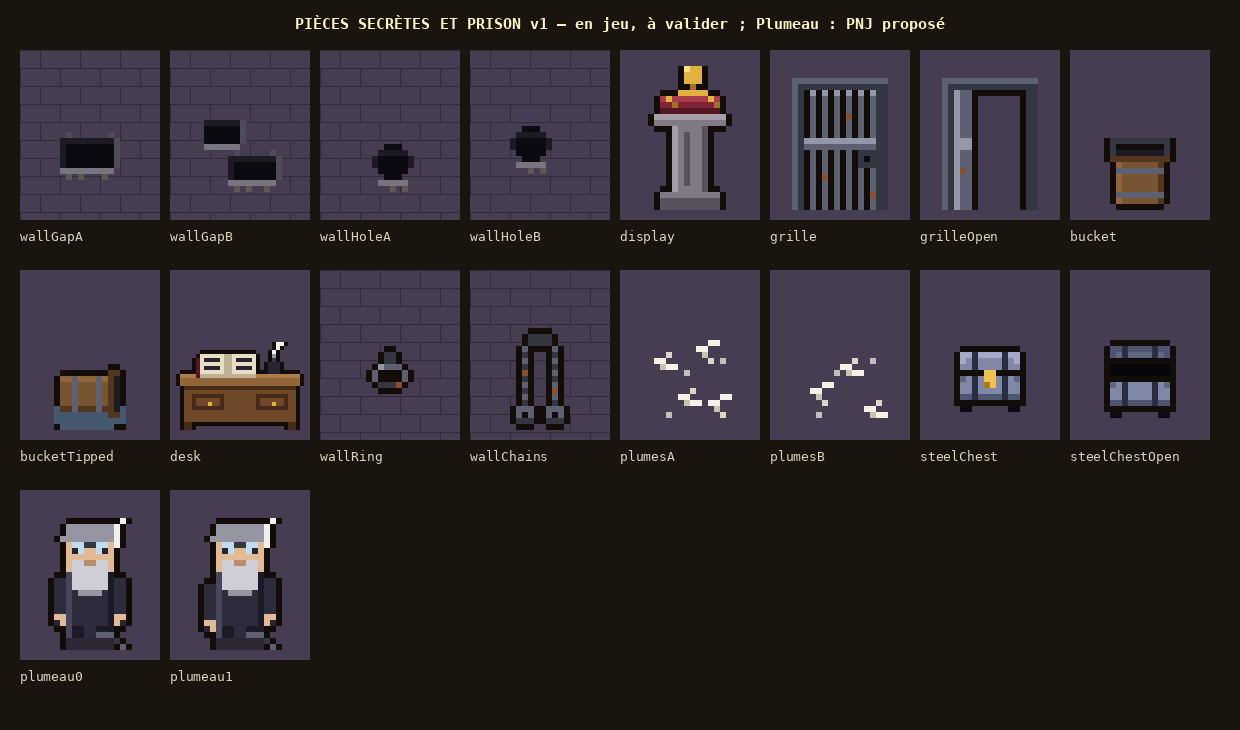

This chart was generated by the following Python code:
"""Pièces secrètes et prison v1 (Thomas, 2026-11-14). PROPOSITION, déjà en jeu (à valider sur cette planche).

PIÈCES SECRÈTES : briques manquantes et petits creux dans les murs (dans la case de mur, comme la tapisserie) ;
coffre d'acier (même forme que le coffre de bois, recoloré dans le jeu) ; présentoir (colonne de pierre, coussin de
velours, calice et pièces).
PRISON : grille d'alcôve (fermée, ouverte), seau (debout, renversé), bureau du geôlier avec son registre ouvert, anneau
au mur, chaînes au mur. Et le PNJ proposé : Plumeau, le greffier enchaîné.

  python3 art/secret_prison_v1.py          → art/secret_prison_v1.png
  python3 art/secret_prison_v1.py export   → src/render/sprites/secret.ts
"""
import os
import re
import sys

sys.path.insert(0, os.path.dirname(os.path.abspath(__file__)))
from PIL import Image, ImageDraw  # noqa: E402

from pix import font, up  # noqa: E402
from dortoir_v2 import Sprite, C  # noqa: E402
from export_jeu_v4 import write  # noqa: E402

C.update({
    "hole": (12, 10, 16, 255), "hole_m": (30, 26, 36, 255), "lip": (120, 116, 128, 255), "lip_d": (78, 74, 88, 255),
    "dust": (96, 88, 80, 255),
    "iron": (92, 96, 112, 255), "iron_d": (52, 54, 66, 255), "iron_l": (146, 152, 170, 255), "rust": (138, 78, 44, 255),
    "stone": (128, 122, 132, 255), "stone_d": (88, 82, 94, 255), "stone_l": (164, 158, 168, 255),
    "velvet": (128, 36, 52, 255), "velvet_d": (86, 22, 36, 255), "velvet_l": (168, 60, 76, 255),
    "gold": (226, 178, 64, 255), "gold_d": (160, 116, 36, 255), "gold_l": (255, 226, 130, 255),
    "oak": (110, 72, 40, 255), "oak_d": (70, 44, 24, 255), "oak_l": (146, 100, 58, 255),
    "page": (232, 222, 196, 255), "page_d": (190, 178, 150, 255), "ink": (40, 36, 52, 255), "quill": (240, 240, 236, 255),
    "water": (70, 96, 120, 200), "wood_b": (120, 84, 50, 255), "wood_bd": (82, 54, 30, 255),
    "skin": (226, 186, 150, 255), "skin_d": (186, 140, 108, 255), "beard": (206, 206, 214, 255), "beard_d": (150, 150, 162, 255),
    "robe": (46, 44, 60, 255), "robe_d": (28, 26, 38, 255), "robe_l": (72, 70, 92, 255), "glass": (190, 220, 240, 255),
})

W, H = 14, 17  # sprites de mur : posés à (1, -1) dans la case de mur, comme la tapisserie


def wall_gap(variant=0):
    """Brique manquante (agrandie, Thomas 2026-11-14 : « agrandis un peu les brèches ») : un trou rectangulaire noir,
    une lèvre de pierre claire dessous, des éclats de mortier, un peu de poussière."""
    s = Sprite(W, H)
    x, y, w, h = (2, 5, 9, 5) if variant == 0 else (5, 8, 8, 4)
    s.r(x, y, w, h, "hole").r(x, y, w, 1, "hole_m").r(x, y, 1, h, "hole_m")
    s.r(x, y + h, w, 1, "lip").r(x + w, y, 1, h, "lip_d").p(x + w - 1, y - 1, "lip_d").p(x + 1, y - 1, "lip_d")
    if variant == 1:
        # Deux briques manquantes, décalées.
        s.r(1, 2, 6, 4, "hole").r(1, 2, 6, 1, "hole_m").r(1, 6, 6, 1, "lip").r(7, 2, 1, 4, "lip_d")
    s.p(x + 1, y + h + 1, "dust").p(x + w - 2, y + h + 1, "dust").p(x + 3, y + h + 1, "dust")
    return s.done(outline=False)


def wall_hole(variant=0):
    """Petit creux (agrandi) : un trou rond et profond entre deux briques (certains laissent voir ce qu'il y a derrière)."""
    s = Sprite(W, H)
    x, y = (5, 7) if variant == 0 else (3, 4)
    s.r(x, y, 5, 4, "hole").r(x + 1, y - 1, 3, 1, "hole").r(x + 1, y + 4, 3, 1, "hole")
    s.r(x - 1, y + 1, 1, 2, "hole_m").r(x + 5, y + 1, 1, 2, "hole_m").r(x, y, 5, 1, "hole_m")
    s.r(x, y + 5, 5, 1, "lip").p(x + 2, y + 6, "dust").p(x + 4, y + 6, "dust")
    return s.done(outline=False)


def display():
    """Présentoir : colonne de pierre cannelée, plateau, coussin de velours, un calice d'or et quelques pièces."""
    s = Sprite(14, 24)
    s.r(2, 21, 10, 3, "stone_d").r(2, 21, 10, 1, "stone")           # socle
    s.r(4, 10, 6, 11, "stone").r(4, 10, 1, 11, "stone_l").r(9, 10, 1, 11, "stone_d")
    s.r(6, 11, 1, 9, "stone_d")                                      # cannelure
    s.r(1, 8, 12, 2, "stone_l").r(1, 9, 12, 1, "stone")              # plateau
    s.r(2, 5, 10, 3, "velvet").r(2, 5, 10, 1, "velvet_l").r(2, 7, 10, 1, "velvet_d")
    # Le calice.
    s.r(6, 0, 3, 3, "gold").p(6, 0, "gold_l").r(7, 3, 1, 2, "gold_d").r(5, 4, 5, 1, "gold")
    s.p(3, 5, "gold").p(4, 6, "gold_d").p(10, 5, "gold").p(11, 6, "gold_d")  # pièces
    return s.done()


def grille(opened=False):
    """Grille d'alcôve de prison (une case) : cadre de fer, six barreaux, une traverse, la serrure ; ouverte, la porte
    pivote contre le mur (on la voit par la tranche à gauche)."""
    s = Sprite(16, 22)
    s.r(0, 0, 2, 22, "iron_d").r(14, 0, 2, 22, "iron_d").r(0, 0, 16, 2, "iron_d")  # cadre
    s.r(0, 0, 1, 22, "iron").r(0, 0, 16, 1, "iron")
    if not opened:
        for x in (3, 5, 7, 9, 11, 13):
            s.r(x, 2, 1, 20, "iron").p(x, 2, "iron_l")
        s.r(2, 10, 12, 2, "iron").r(2, 10, 12, 1, "iron_l")
        s.r(11, 12, 3, 3, "iron_d").p(12, 13, "hole")                 # serrure
        s.p(5, 16, "rust").p(9, 6, "rust").p(13, 19, "rust")
    else:
        # La porte ouverte : rabattue contre le montant gauche (barreaux serrés), le passage libre.
        s.r(2, 2, 3, 20, "iron").r(2, 2, 1, 20, "iron_l").r(2, 10, 3, 2, "iron_l").p(3, 15, "rust")
    return s.done()


def bucket(tipped=False):
    """Seau de bois cerclé de fer ; renversé : couché, une flaque d'eau sale devant."""
    s = Sprite(12, 12)
    if not tipped:
        s.r(2, 3, 8, 8, "wood_b").r(2, 3, 1, 8, "oak_l").r(9, 3, 1, 8, "wood_bd")
        s.r(1, 2, 10, 2, "wood_bd").r(2, 2, 8, 1, "hole_m")              # le bord, l'intérieur sombre
        s.r(2, 5, 8, 1, "iron").r(2, 9, 8, 1, "iron")
        s.r(1, 0, 1, 3, "iron_d").r(10, 0, 1, 3, "iron_d").r(1, 0, 10, 1, "iron_d")  # l'anse
    else:
        s.r(0, 8, 12, 3, "water").r(1, 11, 9, 1, "water")
        s.r(1, 3, 8, 6, "wood_b").r(1, 3, 8, 1, "oak_l").r(1, 8, 8, 1, "wood_bd")
        s.r(9, 2, 2, 8, "wood_bd").r(10, 3, 1, 6, "hole_m")              # l'ouverture, tournée vers la droite
        s.r(3, 3, 1, 6, "iron").r(7, 3, 1, 6, "iron")
    return s.done()


def desk():
    """Bureau du geôlier (deux cases) : plateau de chêne, tiroirs, le REGISTRE ouvert, l'encrier et la plume."""
    s = Sprite(32, 22)
    s.r(1, 8, 30, 3, "oak_l").r(1, 8, 30, 1, (176, 124, 74, 255))      # plateau
    s.r(2, 11, 28, 9, "oak").r(2, 11, 28, 1, "oak_d")                   # face
    s.r(4, 13, 8, 4, "oak_d").r(5, 14, 6, 2, "oak").p(8, 15, "gold")   # tiroir gauche
    s.r(20, 13, 8, 4, "oak_d").r(21, 14, 6, 2, "oak").p(24, 15, "gold")
    s.r(2, 20, 2, 2, "oak_d").r(28, 20, 2, 2, "oak_d")                  # pieds
    # Le registre ouvert, de biais.
    s.r(6, 3, 14, 6, "page").r(12, 3, 2, 6, "page_d").r(6, 8, 14, 1, "page_d")
    for y in (4, 6):
        s.r(7, y, 4, 1, "ink").r(15, y, 4, 1, "ink")
    s.r(5, 4, 1, 5, "velvet_d")                                         # la couverture qui dépasse
    # Encrier et plume.
    s.r(23, 5, 3, 3, "ink").p(24, 4, "iron_d")
    s.p(25, 0, "quill").p(25, 1, "quill").p(26, 0, "quill").p(24, 2, "quill").p(24, 3, "beard_d")
    return s.done()


def wall_ring():
    """Anneau de fer scellé dans le mur, une agrafe et un peu de rouille."""
    s = Sprite(W, H)
    s.r(6, 4, 2, 2, "iron_d")
    s.r(5, 6, 4, 1, "iron").p(4, 7, "iron").p(9, 7, "iron").p(4, 8, "iron").p(9, 8, "iron").r(5, 9, 4, 1, "iron_d")
    s.p(5, 6, "iron_l").p(8, 9, "rust")
    return s.done()


def wall_chains():
    """Chaînes au mur : deux chaînes qui pendent d'une agrafe, des fers ouverts au bout."""
    s = Sprite(W, H)
    s.r(5, 1, 4, 2, "iron_d")
    for x in (4, 9):
        for y in range(3, 12, 2):
            s.p(x, y, "iron").p(x, y + 1, "iron_d")
        s.r(x - 1, 13, 3, 1, "iron").p(x - 1, 14, "iron").p(x + 1, 14, "iron").r(x - 1, 15, 3, 1, "iron_d")
    s.p(4, 7, "rust").p(9, 10, "rust")
    return s.done()


def plumeau(frame=0):
    """PNJ PROPOSÉ : Plumeau, le greffier enchaîné. Vieil humain maigre, longue robe noire râpée, barbe grise, lunettes
    rondes, une plume derrière l'oreille, doigts tachés d'encre, un fer à la cheville et sa chaîne."""
    s = Sprite(16, 22)
    s.r(4, 20, 8, 2, (0, 0, 0, 90))                                    # ombre
    s.r(4, 9, 8, 11, "robe").r(4, 9, 1, 11, "robe_l").r(11, 9, 1, 11, "robe_d")
    s.r(5, 18, 2, 2, "robe_d").r(9, 18, 2, 2, "robe_d")               # bas de robe déchiré
    s.r(4, 2, 8, 7, "skin").r(4, 2, 8, 2, "beard_d")                   # tête, cheveux gris
    s.r(4, 1, 8, 1, "beard_d").p(3, 3, "beard_d").p(12, 3, "beard_d")
    s.r(5, 4, 2, 2, "glass").r(9, 4, 2, 2, "glass").r(7, 4, 2, 1, "iron_d")  # lunettes rondes
    s.p(5, 5, "ink").p(10, 5, "ink")
    s.r(5, 7, 6, 5, "beard").r(6, 12, 4, 1, "beard_d").p(7, 7, "skin_d").p(8, 7, "skin_d")  # la barbe
    s.r(12, 1, 1, 4, "quill").p(13, 0, "quill")                        # la plume derrière l'oreille
    arm = 0 if frame == 0 else 1
    s.r(2, 10 + arm, 2, 6, "robe").r(12, 10, 2, 6, "robe")
    s.r(2, 16 + arm, 2, 2, "skin").p(2, 17 + arm, "ink").r(12, 16, 2, 2, "skin").p(13, 17, "ink")
    s.r(9, 19, 3, 1, "iron").p(12, 20, "iron_d").p(13, 21, "iron")      # le fer et la chaîne
    return s.done()


def feathers(variant=0):
    """Plumes au sol (Thomas, 2026-11-14 : « sur le sol de la pièce derrière, mets des plumes ») : 3 à 4 plumes
    blanches couchées, un duvet ; à plat sur la case."""
    s = Sprite(16, 16)
    spots = [(2, 4, 1), (9, 2, -1), (6, 10, 1), (11, 11, -1)] if variant == 0 else [(3, 9, -1), (8, 5, 1), (12, 12, 1)]
    for x, y, d in spots:
        for k in range(4):
            s.p(x + k, y + (k // 2) * d, (246, 242, 230, 255))
        s.p(x + 1, y + 1, (201, 194, 174, 255)).p(x + 2, y - 1 if d > 0 else y + 2, (220, 214, 198, 255))
    s.p(7, 6, (230, 226, 214, 200)).p(13, 4, (230, 226, 214, 200)).p(4, 13, (230, 226, 214, 200))
    return s.done(outline=False)


SPRITES = {
    "wallGapA": wall_gap, "wallGapB": lambda: wall_gap(1), "wallHoleA": wall_hole, "wallHoleB": lambda: wall_hole(1),
    "display": display, "grille": grille, "grilleOpen": lambda: grille(True),
    "bucket": bucket, "bucketTipped": lambda: bucket(True), "desk": desk,
    "wallRing": wall_ring, "wallChains": wall_chains,
    "plumesA": feathers, "plumesB": lambda: feathers(1),
}
PROPOSALS = {"plumeau0": plumeau, "plumeau1": lambda: plumeau(1)}


def steel_chest(open_=False):
    """Le coffre d'acier : le coffre du jeu (decor.ts) recoloré comme dans `tiles.ts`."""
    src = open(os.path.join(os.path.dirname(os.path.abspath(__file__)), "..", "src", "render", "sprites", "decor.ts")).read()
    pal = dict(re.findall(r'"(\w)": "(#[0-9a-f]{6})"', src[:src.index("export const DECOR =")]))
    pal.update({"B": "#7f88a6", "b": "#4e5570", "T": "#a4abc8", "t": "#5e6680", "S": "#2a2e40"})
    key = "chestOpen" if open_ else "chest"
    i = src.index(f"  {key}: [")
    rows = re.findall(r'"([^"]+)"', src[i:src.index("]", i)])
    im = Image.new("RGBA", (16, 16), (0, 0, 0, 0))
    for y, r in enumerate(rows):
        for x, ch in enumerate(r):
            if ch in pal:
                h = pal[ch].lstrip("#")
                im.putpixel((x, y), tuple(int(h[k:k + 2], 16) for k in (0, 2, 4)) + (255,))

    class Wrap:
        def img(self):
            return im
    return Wrap()


def wall_bg(w=120, h=140):
    """Un bout de mur de briques, pour poser les sprites de mur sur la planche."""
    bg = Image.new("RGB", (w, h), (70, 61, 82))
    d = ImageDraw.Draw(bg)
    for y in range(0, h, 18):
        d.line([(0, y), (w, y)], fill=(48, 42, 58))
        off = 0 if (y // 18) % 2 else 20
        for x in range(off, w, 40):
            d.line([(x, y), (x, y + 18)], fill=(48, 42, 58))
    return bg


def main():
    items = list(SPRITES.items()) + [("steelChest", lambda: steel_chest()), ("steelChestOpen", lambda: steel_chest(True))] + list(PROPOSALS.items())
    cols = 8
    rows_n = (len(items) + cols - 1) // cols
    Wd = 40 + cols * 150
    sheet = Image.new("RGB", (Wd, 70 + rows_n * 220), (26, 20, 14))
    d = ImageDraw.Draw(sheet)
    d.text((Wd // 2, 24), "PIÈCES SECRÈTES ET PRISON v1 — en jeu, à valider ; Plumeau : PNJ proposé", fill=(255, 243, 200), font=font(15), anchor="mm")
    for i, (n, f) in enumerate(items):
        im = up(f().img(), 6 if f().img().width <= 16 else 4)
        x = 20 + (i % cols) * 150
        y = 50 + (i // cols) * 220
        bg = wall_bg(140, 170) if n.startswith("wall") else Image.new("RGB", (140, 170), (70, 61, 82))
        bg.paste(im, ((140 - im.width) // 2, 160 - im.height), im)
        sheet.paste(bg, (x, y))
        d.text((x, y + 178), n, fill=(220, 210, 190), font=font(13, False))
    out = os.path.join(os.path.dirname(os.path.abspath(__file__)), "secret_prison_v1.png")
    sheet.save(out)
    print("art/secret_prison_v1.png", sheet.size)


if __name__ == "__main__":
    if len(sys.argv) > 1 and sys.argv[1] == "export":
        sprites = {n: f().img() for n, f in {**SPRITES, **PROPOSALS}.items()}
        os.chdir(os.path.join(os.path.dirname(os.path.abspath(__file__)), ".."))
        write("src/render/sprites/secret.ts", "SECRET",
              "Pièces secrètes et prison v1 (art/secret_prison_v1.png) : creux et briques manquantes, présentoir, grilles, seau, bureau, anneau, chaînes ; Plumeau (proposé).", sprites)
    else:
        main()
